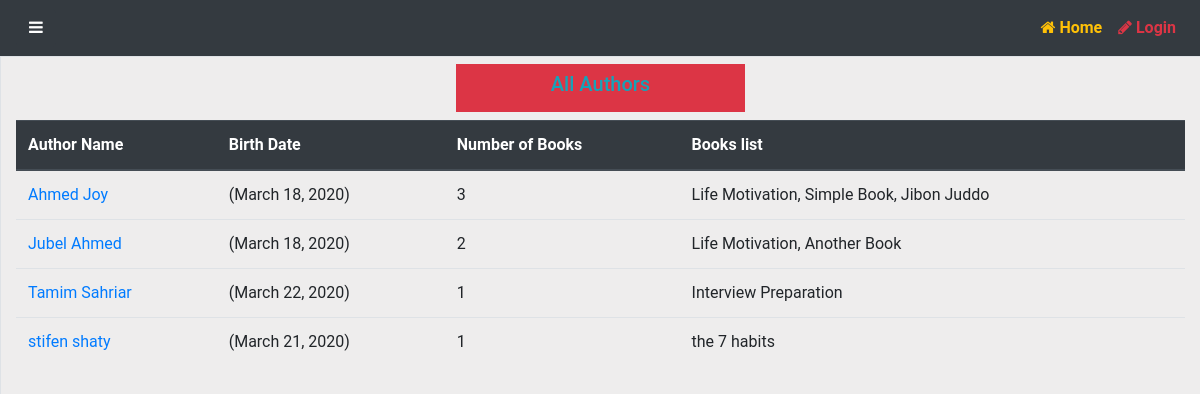
Screenshot of /catalog/authors/ with the database file from the repository.
### catalog/models.py (models this page shows, shortened)
class Author(models.Model):
    first_name = models.CharField(max_length=100)
    last_name = models.CharField(max_length=100)
    date_of_birth = models.DateField(null=True, blank=True)
    date_of_death = models.DateField('Died', null=True, blank=True)
    class Meta:
        ordering=['last_name','first_name']
    def get_absolute_url(self):
        return reverse('author-detail',args=[str(self.id)])
    def show_all_books(self):
        return ', '.join(book.title for book in self.book_set.all()[:3])

class Book(models.Model):
    title = models.CharField(max_length=200)
    author = models.ManyToManyField('Author')
    language = models.ForeignKey('Language',on_delete=models.SET_NULL,null=True)
    summery = models.TextField(help_text='Enter a brief description of the book')
    isbn = models.CharField('ISBN', max_length=13, help_text='13 Character <a href="https://www.isbn-international.org/content/what-isbn">ISBN number</a>')
    genre = models.ManyToManyField(Genre,help_text='Select a genre for this book')
    book_added_date = models.DateTimeField(auto_now_add=True)
    def display_genre(self):
        return ', '.join(genre.name for genre in self.genre.all()[:3])
    display_genre.short_description = 'Genre'
    def show_author(self):
        return ' '.join(author.first_name for author in self.author.all()[:3])
    show_author.short_description = 'Author'

### catalog/views.py (the view)
# urls.py: path('authors/',views.AuthorListView.as_view(),name='authors'),
class AuthorListView(ListView):
     model = Author
     template_name = 'books/author_list.html'
     context_object_name = 'author_list'
     def get_queryset(self):
          return Author.objects.order_by('first_name')

### catalog/templates/books/author_list.html (shortened to what this page needs)
{% extends 'base_generic.html' %}
{% load static %}
{% block content %}
    <div class="m-2 row justify-content-center">
        <div class="col-sm-3 bg-danger" ><h5 class="p-2 text-info text-center ">All Authors</h5></div>
    </div>
    <table class="table">
        <thead class="thead-dark">
          <tr>
            <th scope="col">Author Name</th>
            <th scope="col">Birth Date</th>
            <th scope="col">Number of Books</th>
            <th scope="col">Books list</th>
          </tr>
        </thead>
        <tbody>
  {% if author_list %}
    {% for author in author_list %}
          <tr>
            <td> <a href="{{ author.get_absolute_url }}">{{ author.first_name }} {{author.last_name }}</a>  </td>
            <td>({{author.date_of_birth}})</td>
            <td>{{author.book_set.all.count}}</td>
            <td>{{author.show_all_books}}</td>
          </tr>
    {% endfor %}
</tbody>
</table>
  {% else %}
    <p>There have no author .</p>
  {% endif %}
{% endblock %}

### static/css/simple-sidebar.css (style rules this page uses)
body { overflow-x: hidden; }

### catalog/static/css/new.css (style rules this page uses)
html, body { font-family: "Roboto", "Helvetica Neue", Helvetica, Arial, sans-serif; color: #333; background-color: #eeeded; height: 100%; overflow-x: hidden; }

### rows the page displays
Author: first_name "Ahmed", last_name "Joy", date_of_birth "March 18, 2020", book_set.all.count "3", show_all_books "Life Motivation, Simple Book, Jibon Juddo"
Author: first_name "Jubel", last_name "Ahmed", date_of_birth "March 18, 2020", book_set.all.count "2", show_all_books "Life Motivation, Another Book"
Author: first_name "Tamim", last_name "Sahriar", date_of_birth "March 22, 2020", book_set.all.count "1", show_all_books "Interview Preparation"
Author: first_name "stifen", last_name "shaty", date_of_birth "March 21, 2020", book_set.all.count "1", show_all_books "the 7 habits"
